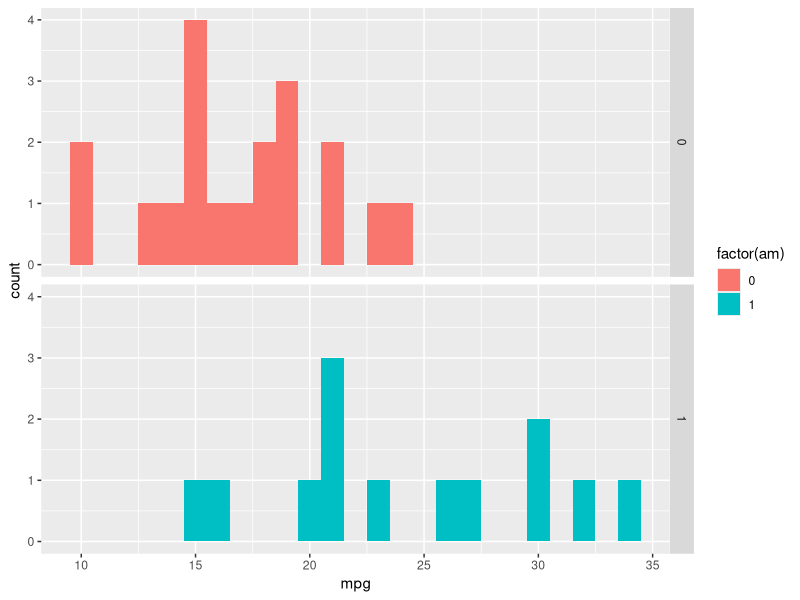
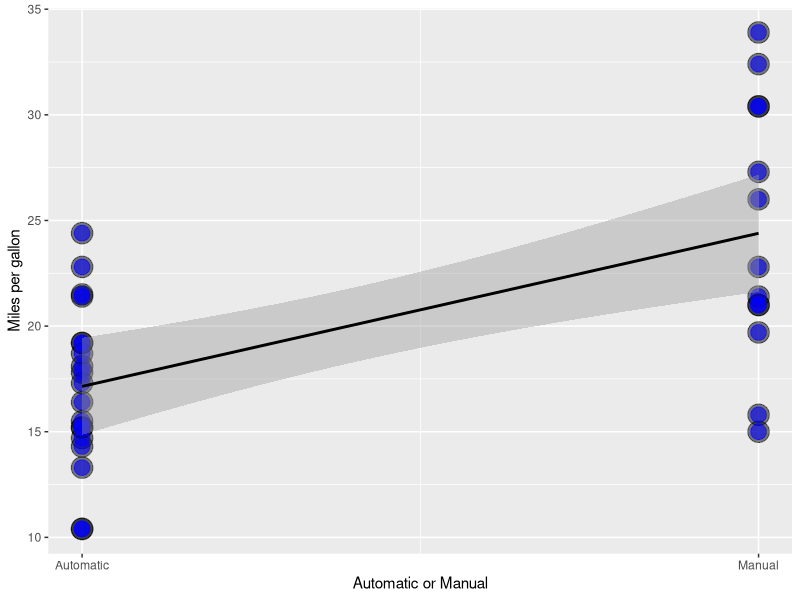
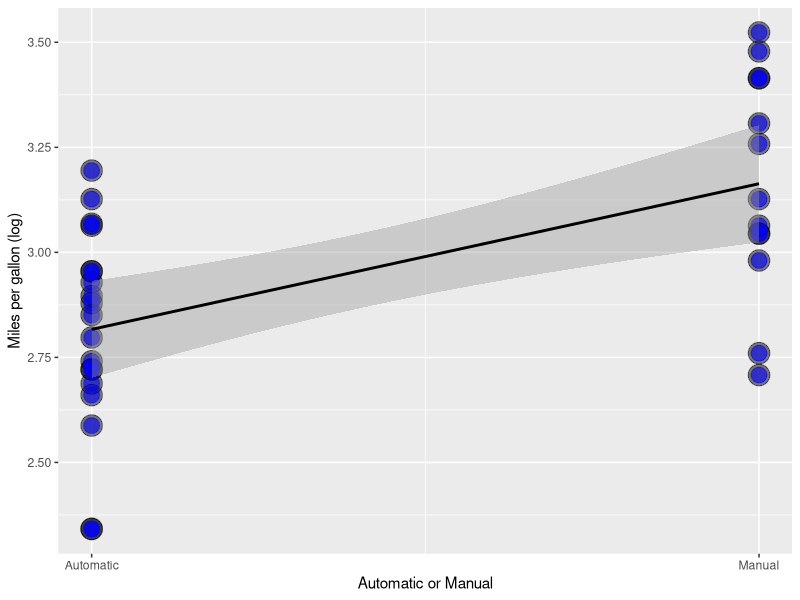
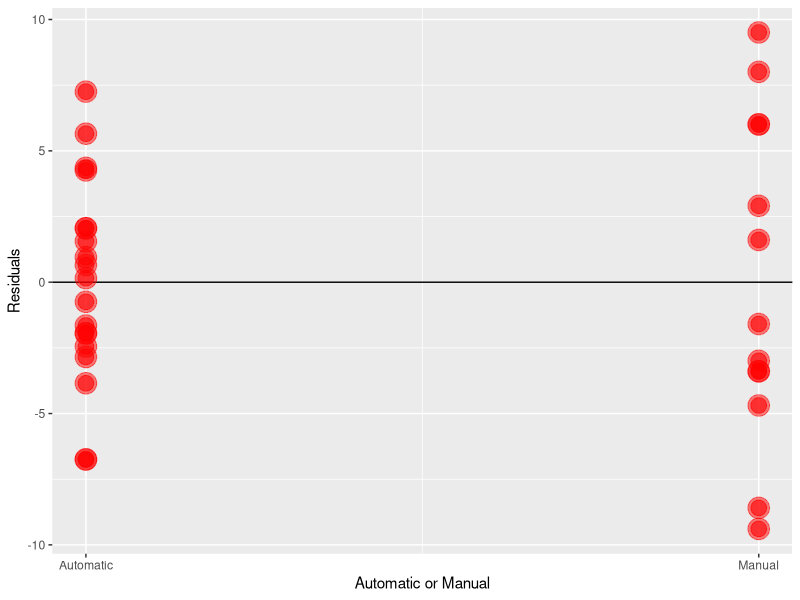

Here is the R script that generated these plots, in order:
# Automatic vs Manual distributions

data("mtcars")
require(car)
require(ggplot2)
require(dplyr)
require(knitr)


am_fit <- lm(mpg ~ am, data = mtcars)
am_fit_coef <- summary(am_fit)$coef
print(kable(am_fit_coef, caption="Automatic vs Manual Coefficients"))


avm_pl <- ggplot(mtcars) +
        geom_histogram(binwidth=1, aes(x=mpg, fill=factor(am))) +
        facet_grid(am ~ .)

print(avm_pl)

auto_df <- mtcars %>% 
    filter(am == 0) %>% 
    select(one_of(c("mpg")))
auto_sum <- summary(auto_df, responseName="Automatic MPG")

manual_df <- mtcars %>% 
    filter(am == 1) %>% 
    select(one_of(c("mpg")))
manual_sum <- summary(manual_df, responseName="Manual MPG")

ss <- cbind(auto_sum, manual_sum)

print(kable(ss, col.names = c("Automatic MPG","Manual MPG"), align="l"))

g_am = ggplot(mtcars, aes(x = am, y = mpg)) + 
    ylab("Miles per gallon") + 
    xlab("Automatic or Manual") + 
    geom_point(aes(y=mpg), size = 7, colour = "black", alpha=0.5) + 
    geom_point(aes(x=am),size = 5, colour = "blue", alpha=0.6) +    
    scale_x_continuous(breaks=0:1, labels=c("Automatic","Manual")) + 
    geom_smooth(method = "lm", colour = "black") 
print(g_am)

log_am = ggplot(mtcars, aes(x = am, y = log(mpg))) + 
    ylab("Miles per gallon (log)") + 
    xlab("Automatic or Manual") + 
    geom_point(aes(y=log(mpg)), size = 7, colour = "black", alpha=0.5) + 
    geom_point(aes(x=am),size = 5, colour = "blue", alpha=0.6) +
    scale_x_continuous(breaks=0:1, labels=c("Automatic","Manual")) + 
    geom_smooth(method = "lm", colour = "black") 
print(log_am)

am_resid <- resid(am_fit)
amres_pl <- ggplot(mtcars, aes(x=am, y=am_resid)) +
            ylab("Residuals") + 
            xlab("Automatic or Manual") +
            geom_hline(yintercept=0) +
            geom_point(aes(y=am_resid), size = 7, colour = "red", alpha=0.5) + 
            geom_point(aes(x=am),size = 5, colour = "red", alpha=0.6) +
            scale_x_continuous(breaks=0:1, labels=c("Automatic","Manual"))
print(amres_pl)

#hist(am_resid)

am_glm <- glm(mpg ~ am, data=mtcars, family="quasipoisson")
print(summary(glm(am_glm)))

